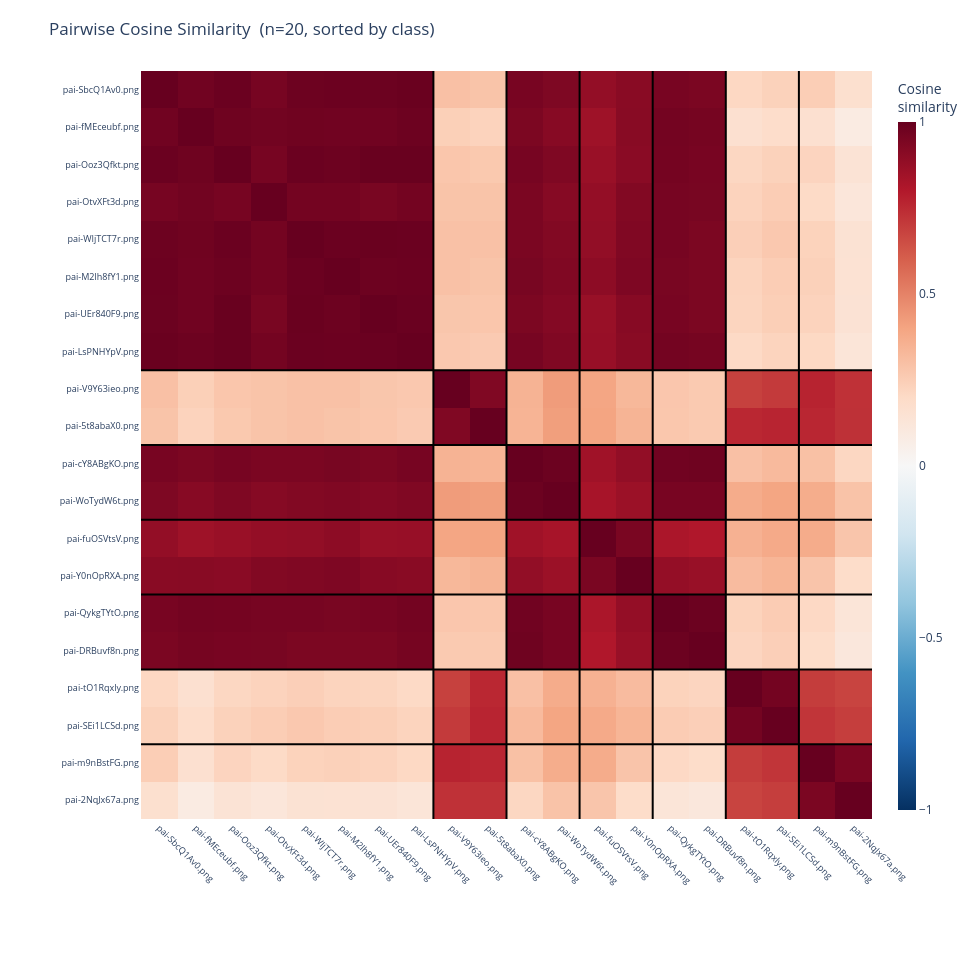

Notebook cell for this chart:
### Markdown cell above
## 5. Visualize (optional)

Requires `precisionai-agrieval[analysis]` (already included in the `notebook` extra). `output_path=None` renders the interactive Plotly figure inline instead of saving an HTML file.

### Code cell
plot_cosine_similarity(embeddings, result, output_path=None)

### Figure 1 — Plotly figure (JSON) as saved in the notebook; plotly's stock layout.template omitted (floating-point values rounded to 4 significant figures; data arrays with more than 128 entries replaced by an {"elided": "..."} marker saying what was removed)
{"data": [{"colorbar": {"thickness": 18, "title": {"text": "Cosine<br>similarity"}}, "colorscale": [[0, "rgb(5,48,97)"], [0.1, "rgb(33,102,172)"], [0.2, "rgb(67,147,195)"], [0.3, "rgb(146,197,222)"], [0.4, "rgb(209,229,240)"], [0.5, "rgb(247,247,247)"], [0.6, "rgb(253,219,199)"], [0.7, "rgb(244,165,130)"], [0.8, "rgb(214,96,77)"], [0.9, "rgb(178,24,43)"], [1, "rgb(103,0,31)"]], "hovertemplate": "Row: %{y}<br>Col: %{x}<br>Cosine similarity: %{z:.4f}<extra></extra>", "type": "heatmap", "x": ["pai-SbcQ1Av0.png", "pai-fMEceubf.png", "pai-Ooz3Qfkt.png", "pai-OtvXFt3d.png", "pai-WIjTCT7r.png", "pai-M2lh8fY1.png", "pai-UEr840F9.png", "pai-LsPNHYpV.png", "pai-V9Y63ieo.png", "pai-5t8abaX0.png", "pai-cY8ABgKO.png", "pai-WoTydW6t.png", "pai-fuOSVtsV.png", "pai-Y0nOpRXA.png", "pai-QykgTYtO.png", "pai-DRBuvf8n.png", "pai-tO1Rqxly.png", "pai-SEi1LCSd.png", "pai-m9nBstFG.png", "pai-2NqJx67a.png"], "y": ["pai-SbcQ1Av0.png", "pai-fMEceubf.png", "pai-Ooz3Qfkt.png", "pai-OtvXFt3d.png", "pai-WIjTCT7r.png", "pai-M2lh8fY1.png", "pai-UEr840F9.png", "pai-LsPNHYpV.png", "pai-V9Y63ieo.png", "pai-5t8abaX0.png", "pai-cY8ABgKO.png", "pai-WoTydW6t.png", "pai-fuOSVtsV.png", "pai-Y0nOpRXA.png", "pai-QykgTYtO.png", "pai-DRBuvf8n.png", "pai-tO1Rqxly.png", "pai-SEi1LCSd.png", "pai-m9nBstFG.png", "pai-2NqJx67a.png"], "z": {"elided": "20x20 float values"}, "zmax": 1, "zmin": -1}], "layout": {"height": 960, "margin": {"b": 140, "l": 140, "r": 60, "t": 70}, "paper_bgcolor": "white", "plot_bgcolor": "white", "shapes": [{"line": {"color": "black", "width": 2}, "type": "line", "x0": 7.5, "x1": 7.5, "y0": -0.5, "y1": 19.5}, {"line": {"color": "black", "width": 2}, "type": "line", "x0": -0.5, "x1": 19.5, "y0": 7.5, "y1": 7.5}, {"line": {"color": "black", "width": 2}, "type": "line", "x0": 9.5, "x1": 9.5, "y0": -0.5, "y1": 19.5}, {"line": {"color": "black", "width": 2}, "type": "line", "x0": -0.5, "x1": 19.5, "y0": 9.5, "y1": 9.5}, {"line": {"color": "black", "width": 2}, "type": "line", "x0": 11.5, "x1": 11.5, "y0": -0.5, "y1": 19.5}, {"line": {"color": "black", "width": 2}, "type": "line", "x0": -0.5, "x1": 19.5, "y0": 11.5, "y1": 11.5}, {"line": {"color": "black", "width": 2}, "type": "line", "x0": 13.5, "x1": 13.5, "y0": -0.5, "y1": 19.5}, {"line": {"color": "black", "width": 2}, "type": "line", "x0": -0.5, "x1": 19.5, "y0": 13.5, "y1": 13.5}, {"line": {"color": "black", "width": 2}, "type": "line", "x0": 15.5, "x1": 15.5, "y0": -0.5, "y1": 19.5}, {"line": {"color": "black", "width": 2}, "type": "line", "x0": -0.5, "x1": 19.5, "y0": 15.5, "y1": 15.5}, {"line": {"color": "black", "width": 2}, "type": "line", "x0": 17.5, "x1": 17.5, "y0": -0.5, "y1": 19.5}, {"line": {"color": "black", "width": 2}, "type": "line", "x0": -0.5, "x1": 19.5, "y0": 17.5, "y1": 17.5}], "title": {"font": {"size": 17}, "text": "Pairwise Cosine Similarity  (n=20, sorted by class)"}, "width": 980, "xaxis": {"tickangle": 45, "tickfont": {"size": 9}}, "yaxis": {"autorange": "reversed", "tickfont": {"size": 9}}}}
